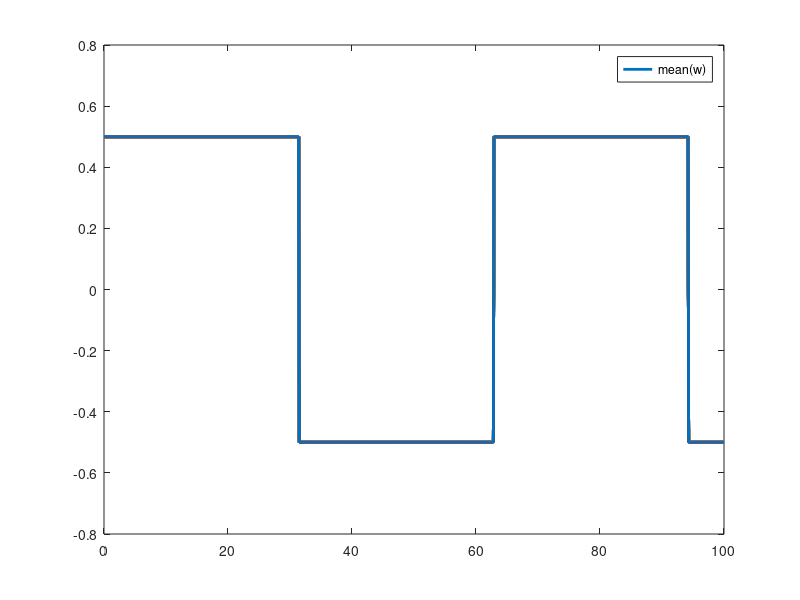

Write MATLAB code to recreate this figure. (Note: this script raises an error after producing the figure.)
% This script simulates three control policies for a two-link network
% modeled using the CTM. 
%
% The control policies can be selected by settign the 'ctr_type' variable
% 1=no control, 
% 2=ALINEA, 
% 3=primal-dual
%
% Author: Gianluca Bianchin
% Department of Electrical, Computer, and Energy Engineering 
% University of Colorado Boulder 
% gianluca.bianchin@colorado.edu
%
% Date: June 3, 2021
%


clear all; close all; clc;
global n m r G B phi beta dMax sMax xJam out_neighb R in_neighb uRef ctr_type xCrt Kp xRef Qu Qx Ky e nu alpha wt ALINEA_ctr gain


%% Select controller type:
ctr_type    = 3;        % 1=no control, 2=ALINEA, 3=primal-dual

%% Initializations        
tMax    = 100;
n       = 64;                   % Number of highways
m       = 17;                   % Number of control inputs
r       = n;
off_ramps   = 47:64;            % list of off-ramps
load networkModel               % loads the matrices in_neighb, in_neighb, and R
B       = eye(n,m);
gain    = 1;                    % When larger than 1, makes traffic system faster 
tAux    = 0:.1:tMax;

uRef    = 5*ones(m,1);                          % Traffic demand on onramps
% Define exogenous input w_t
wDmean  = .5*square(.1*ones(r,1)*tAux);         % Mean value of the signal
% wDmean   = .1*sin(.1*ones(r,1)*tAux);
wD          = 0*(wDmean + .1*randn(r,length(tAux)));    % Pick a realization of the signal w_t
wt          = @(t) interp1(tAux, wD', t)';
figure; 
plot(tAux, wDmean, 'linewidth',2)
legend('mean(w)')

% Demand and supply parameters
phi     = 1*ones(n,1);                      % Free-flow velocity
beta    = 1*ones(n,1);                      % Congested velocity
dMax    = 3*ones(n,1);                      % Demand saturation value
sMax    = 3*ones(n,1);                      % Supply saturation value
xJam    = 6*ones(n,1);                      % Jam density
xCrt_d  = dMax./phi;                        % Critical density demand 
xCrt_s  = xJam-sMax./beta;                  % Critical density supply 
xCrt    = min(xCrt_d,xCrt_s);

% Plot demand-supply diagram 
x       = [0:.1:xJam].*ones(n,1);
for ii=1:size(x,2)
    s(:,ii)   = supply(x(:,ii));
    d(:,ii)   = demand(x(:,ii));
end
figure; plot(x(1,:),d(1,:),'linewidth',2)
hold on; plot(x(1,:),s(1,:),'linewidth',2)
legend('flow-density diagram')


% Parameters of the CTM in the free-flow regime
R_T         = R';
A           = (R_T-eye(n))*diag(phi);
C           = eye(n);
G           = -C*inv(A)*B;


%% Controllers parameters
% ALINEA
ALINEA_ctr  = [25; 26; 27; 29; 30; 31; 34; 35; 36; 37; 40; 41; 42; 43; 44; 45; 46];     % for each input this vector contains the downstream link to be controlled by ALINEA
Kp          = 50*ones(m,1);

% Optimization problem parameters
nu      = .5;                   % Regularization parameter
Ky      = eye(n);
e       = xCrt;
Qx      = 1*eye(n);             % Output cost matrix
Qu      = 1*eye(m);             % Input cost matrix
xRef    = xCrt;
alpha   = 10;





%% Solve for states using ODE solver     
x0          = 0*rand(n,1);          % Initial condition state
u0          = 0*rand(m,1);          % Initial condition control input
lm0         = 0*rand(r,1);          % Initial condition Lagrange multipliers
[tODE,zODE] = ode45(@(t,x) diffEq(t,x),[0 tMax],[x0; u0; lm0]);                 % Solve ODE 


% Extract interesting quantities for plot purposes
for jj=1:length(tODE)
    x                       = zODE(jj,1:n)';
    [fIn(:,jj), fOut(:,jj)] = getflows(x);
    Phi(jj)                 = sum(fOut(off_ramps,jj));
    cstrViol(jj)            = norm(max(Ky*x-e,0));
    if jj>1
        avgPhi(jj)              = trapz(tODE(1:jj),Phi)./tODE(jj);
    end
end

% States at final time
xODE    = zODE(:,1:n);
uODE    = zODE(:,n+1:n+m);
lmODE   = zODE(:,n+m+1:n+m+r);
x       = zODE(end,1:n)';
u       = zODE(end,n+1:n+m)';
lm      = zODE(end,n+m+1:n+m+r)';





%% Outputs and figures
figure; plot(tODE,cstrViol,'linewidth',2)
legend('||Kx-e|| (Constraint violation) ')


plt_list    = [39 43 46];        % list of links you would like to visualize
figure;
subplot(4,1,1)
plot(tODE,xODE(:,plt_list),'linewidth',2)
legend('x(t) (Densities)')
subplot(4,1,2)
plot(tODE, uRef.*ones(1,length(tODE)),'-.','linewidth',2); hold on
plot(tODE, uODE,'linewidth',2)
legend({'Input uRef','Input u'})
subplot(4,1,3)
plot(tODE,fOut(plt_list,:),'linewidth',2)
legend({'Link out-flows'})
subplot(4,1,4)
plot(tODE,Phi,'linewidth',2)
hold on

% Compare with MPC 
% Note:     'workspace_MPC.m' has been generated from a previous run of 
%           the same code with 'ctr_type = 3'
load workspace_MPC
plot(tMem,Phi,'linewidth',2)
legend({'GF','MPC'})










%% Functions
function [dz,y] = diffEq(t,z)
    global n m r G B uRef ctr_type xCrt Kp xRef Qu Qx Ky e nu alpha wt ALINEA_ctr gain
     
    x       = z(1:n);
    u       = z(n+1:n+m);
    lm      = z(n+m+1:n+m+r);
    y       = x + wt(t);
    
        %% Controller dynamics
    switch ctr_type
        case 1      % No control
            u       = uRef;
            du      = zeros(m,1);
            dlm     = zeros(r,1);
        case 2      % ALINEA
            du      = Kp.*(xCrt(ALINEA_ctr)-y(ALINEA_ctr));         %[xCrt(3)-x(3); xCrt(4)-x(4)];
            u       = max(min(u, uRef),0);         % Inflow cannot be larger than demand
            dlm     = zeros(r,1);
        case 3      % Saddle-flow
            Lu      = Qu*(u-uRef) + G'*Qx*(y-xRef) + G'*Ky'*lm; 
            Pu      = max(u-alpha*Lu,0);
            du      = Pu-u;                  
    
            Llm     = Ky*y-e-nu*lm;
            Plm     = max(lm+alpha*Llm,0);
            dlm     = Plm-lm;               
    end
    
    
    
    %% Plant dynamics
    [fIn, fOut] = getflows(x);
    dx          = gain*(-fOut + fIn + B*min(u,uRef));
    
    
    
    %% Updates
    dz      = [dx; du; dlm];
end

% CTM demand funtion
function s = demand(x)
    global phi dMax 
    s = min(phi.*x,dMax);
end

% CTM supply funtion
function s = supply(x)
    global beta sMax xJam
    s = max(min(beta.*(xJam-x),sMax),0);
end

% Compute outflow from a link, uses FIFO allocation policy
function [fIn, fOut] = getflows(x)
    global n out_neighb R in_neighb 
    d       = demand(x);
    s       = supply(x);
    % Compute outflows
    for ii=1:n
        sr = [];
        for jj=1:n
            if out_neighb(ii,jj)==1     % if j is an out-neighbor of i
                sr(jj)      = s(jj)/R(ii,jj);
            else 
                sr(jj)      = inf;
            end
        end
    fOut(ii)    = min([d(ii), sr]);
    end
    % Compute inflows
    for ii=1:n
        ff = 0;
        for jj=1:n          % if j is an out-neighbor of i
            if in_neighb(ii,jj)==1   
                ff = ff + R(jj,ii)*fOut(jj);
            end
        end
        fIn(ii)    = ff;
    end
    fIn         = fIn';
    fOut        = fOut';
end

